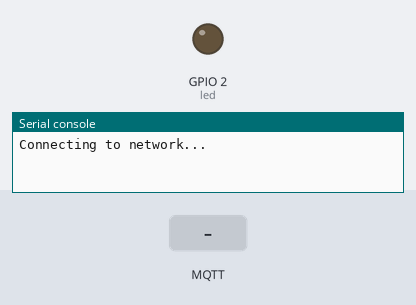
A program run on a simulated ESP8266 board running MicroPython. Parts: output pins drawn as LEDs (lit = HIGH, except the on-board LED, lit = LOW), the last lines printed to the serial console. Dashed ring = blinking. Inputs (shaded band) come from the test bench. WiFi joins after 1.5 s; no MQTT or app messages arrive unless stated.

Above: at 0.1 s.
At 1.1 s:
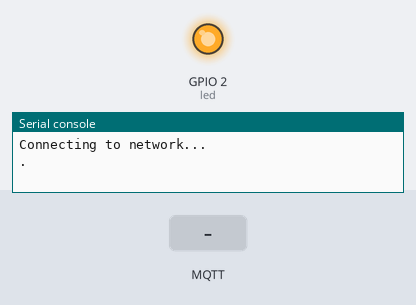
At 4.3 s:
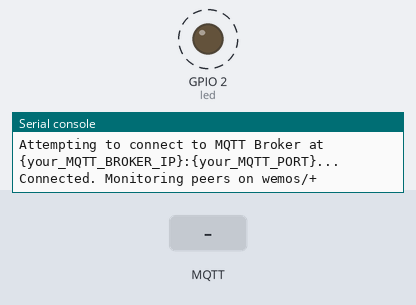
4.4 s: MQTT message "wemos/wemos_device" arrives on the first subscribed topic
7.4 s: MQTT message "1" arrives on the first subscribed topic
Timing chart, 0 to 16.4 s (numbered marks = the images above; inputs shaded):
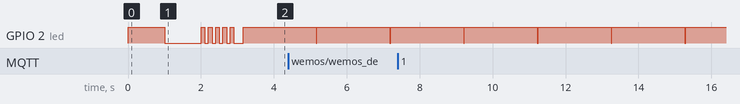

The program:

main.py
```python
import machine
import utime
import ujson
import network
import os
import gc   # For memory stats
import esp  # For ESP8266 specific stats
import config  # Pulls metadata from config.py
import ubinascii
from umqtt.simple import MQTTClient
CLIENT_ID=config.CLIENT_ID
# MQTT Topics
TOPIC_PUB = "wemos/{client_id}".format(client_id=CLIENT_ID)
TOPIC_SUB_RATE = "wemos/updateRate"
TOPIC_SUB_ALL = "wemos/+" # Wildcard to listen to all other wemos devices

# LED Setup (Pin 2 is D4 on Wemos D1 Mini)
led = machine.Pin(2, machine.Pin.OUT)
other_devices_state = {}
print("Device ID: {}, IP will be: {}".format(CLIENT_ID, config.STATIC_IP))
# Global variable for dynamic publish rate (in milliseconds)
publish_delay = 2000

def get_system_info():
    # Gather Filesystem stats (index 2 is total blocks, index 3 is free)
    fs_stat = os.statvfs('/')

    # Gather OS stats
    uname = os.uname()

    # Collect garbage for accurate memory reading
    gc.collect()

    return {
        "sysname": uname.sysname,
        "release": uname.release,
        "version": uname.version,
        "machine": uname.machine,
        "uniqueId": ubinascii.hexlify(machine.unique_id()).decode(),
    }

# Callback function to handle incoming MQTT messages
def sub_cb(topic, msg):
    global publish_delay, other_devices_state
    # print("Received message on {}: {}".format(topic, msg))
    topic_str = topic.decode()
    # Check if the message is for our updateRate topic
    if topic_str == TOPIC_SUB_RATE:
        try:
            # Decode bytes to string and convert to integer
            new_rate = int(msg.decode().strip())

            # Safety limits: 100ms to 1 hour (3600000ms)
            if 100 <= new_rate <= 3600000:
                publish_delay = new_rate
                print("Publish rate updated to {}ms".format(publish_delay))
            else:
                print("Rate {}ms out of safe bounds (100-3600000)".format(new_rate))
        except ValueError:
            print("Invalid rate received: Not a number")
    elif "wemos/wemos_device" in topic_str and CLIENT_ID not in topic_str:
        try:
            sender_id = topic_str.split('/')[-1]
            payload = ujson.loads(msg.decode())

            other_devices_state[sender_id] = payload
            other_devices_state[sender_id]["last_seen_ms"] = utime.ticks_ms()

            print("Updated state map for peer: {}".format(sender_id))

        except Exception as e:
            print("Error parsing peer JSON:", e)

def main():
    global publish_delay, other_devices_state

    # Rapid Startup Blink Test
    print("Running startup blink test...")
    for _ in range(5):
        led.value(1) # ON
        utime.sleep(0.1)
        led.value(0) # OFF
        utime.sleep(0.1)

    # Initialize network to fetch IP
    sta_if = network.WLAN(network.STA_IF)

    print("Attempting to connect to MQTT Broker at {}:{}...".format(config.MQTT_BROKER, config.MQTT_PORT))

    # Define client and set the callback function
    client = MQTTClient(CLIENT_ID, config.MQTT_BROKER, port=config.MQTT_PORT, keepalive=60)
    client.set_callback(sub_cb)

    try:
        client.connect()
        # Subscribe to both control and wildcard peer topics
        client.subscribe(TOPIC_SUB_RATE)
        client.subscribe(TOPIC_SUB_ALL)
        led.value(1)
        print("Connected. Monitoring peers on {}".format(TOPIC_SUB_ALL))
    except Exception as e:
        print("Connection failed:", e)
        utime.sleep(10)
        machine.reset()

    last_publish_time = utime.ticks_ms()
    systemData = get_system_info()
    while True:
        try:
            # 1. ALWAYS check for incoming messages from Ignition
            # This now runs every few milliseconds regardless of publish rate
            client.check_msg()

            # 2. Check if it is time to publish yet
            current_time = utime.ticks_ms()

            # Use ticks_diff to safely handle timer wraparound
            if utime.ticks_diff(current_time, last_publish_time) >= publish_delay:

                gc.collect()
                uptime_sec = utime.ticks_ms()

                payload = {
                    "client_id": CLIENT_ID,
                    "uptime": uptime_sec,
                    "ip": sta_if.ifconfig()[0],
                    "rate": publish_delay,
                    "rssi": sta_if.status('rssi'),
                    "stats": {
                        "free_ram": gc.mem_free(),
                        "flash_id": esp.flash_id(),
                        "cpu_freq": machine.freq()
                    },
                    "system": systemData
                }

                client.publish(TOPIC_PUB, ujson.dumps(payload))

                # Heartbeat flash
                led.value(0)
                utime.sleep_ms(20) # Very brief sleep for visual blip
                led.value(1)

                print("Client: {} Published at {}ms: {}".format(CLIENT_ID,publish_delay, uptime_sec))

                # Update the timestamp for the next interval
                last_publish_time = utime.ticks_ms()

            # 3. Small "Yield" to prevent CPU 100% lockup and save power
            utime.sleep_ms(10)

        except Exception as e:
            print("Loop Error: {}".format(e))
            utime.sleep(5)
            machine.reset()

# Start the program
if __name__ == "__main__":
    main()
```

config.py
```python
# config.py
ID = 0 # Change this for each device (0-254) to set unique static IP and client ID
WIFI_SSID = "{your_WIFI_SSID}"
WIFI_PASS = "{your_WIFI_PASS}"
NETWORK_PREFIX = "10.10.1." # Change this to match your network's IP scheme (e.g., 192.168.1.)

# Static IP Settings (IP, Subnet, Gateway, DNS)
STATIC_IP="{0}{1}".format(NETWORK_PREFIX, 19+ID)
SUBNET_MASK="{your_SUBNET_MASK}" #ex. 255.255.255.0
GATEWAY="{your_GATEWAY}" #ex. 192.168.1.1
DNS="{your_DNS}" # 8.8.8.8 (Google) and/or 192.168.1.1
IP_CONFIG = (STATIC_IP, SUBNET_MASK, GATEWAY, DNS)

MQTT_BROKER = "{your_MQTT_BROKER_IP}"
MQTT_PORT = "{your_MQTT_PORT}" #ex. 1883 is the default
CLIENT_ID = "{your_CLIENT_ID}" #ex. needs to be unique
```

boot.py
```python
import network
import utime
import config  # Import your new config file
import machine
led = machine.Pin(2, machine.Pin.OUT)

def connect_wifi():
    sta_if = network.WLAN(network.STA_IF)
    if not sta_if.isconnected():
        print('Connecting to network...')
        sta_if.active(True)

        # Pull the tuple directly from config.py
        sta_if.ifconfig(config.IP_CONFIG)

        sta_if.connect(config.WIFI_SSID, config.WIFI_PASS)

        timeout = 0
        while not sta_if.isconnected() and timeout < 15:
            led.value(not led.value())
            utime.sleep(1)
            timeout += 1
            print(".", end="")

    if sta_if.isconnected():
        print('\nConnected! IP:', sta_if.ifconfig()[0])

connect_wifi()
```

Measured:
- by itself, GPIO 2 (led): alternates HIGH for 2.0 s and LOW for 0.02 s
